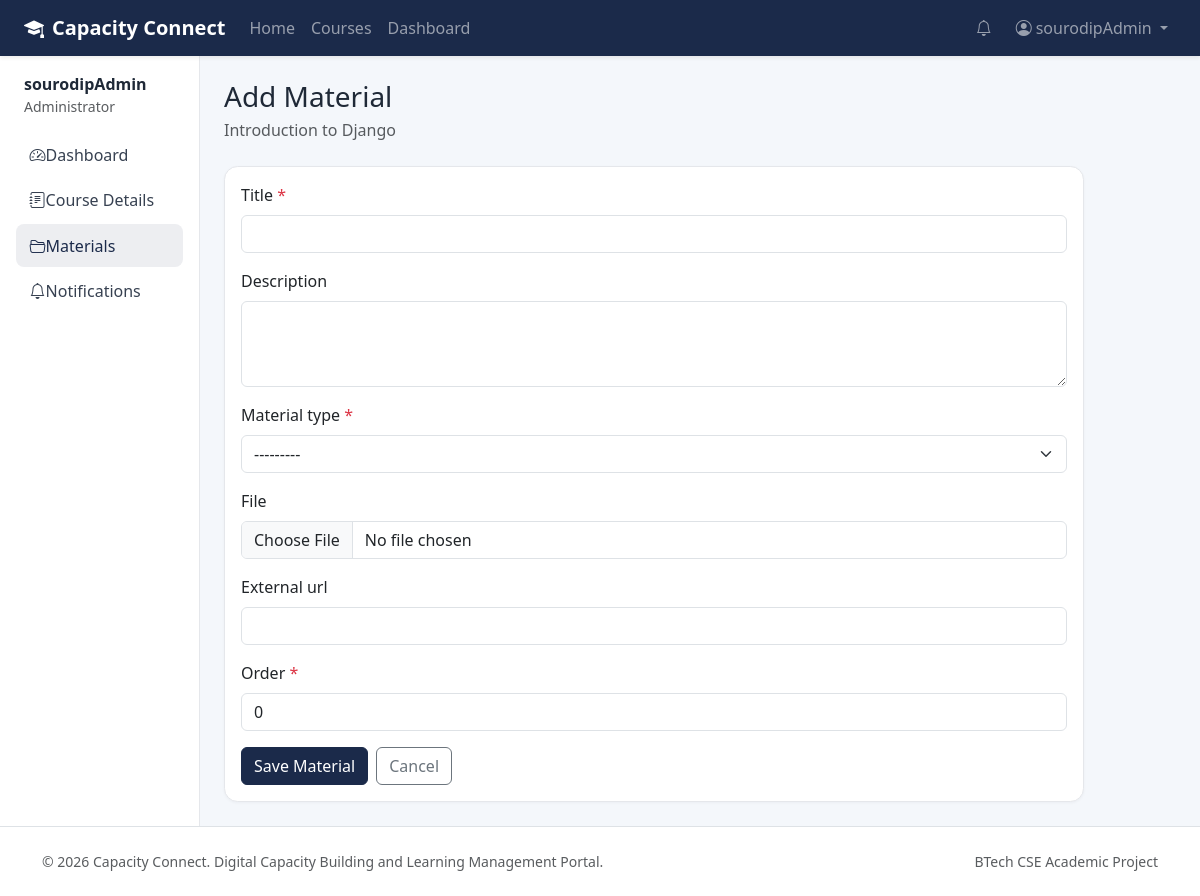
Screenshot of /materials/course/1/add/ (signed in) with the database file from the repository.
### accounts/models.py (models this page shows, shortened)
class User(AbstractUser):
    class Role(models.TextChoices):
        ADMIN = "ADMIN", "Administrator"
        TRAINER = "TRAINER", "Trainer"
        STUDENT = "STUDENT", "Student"
    role = models.CharField(max_length=20, choices=Role.choices, default=Role.STUDENT)
    email = models.EmailField(unique=True)
    class Meta:
        ordering = ["username"]

### courses/models.py (models this page shows, shortened)
class Course(models.Model):
    class Status(models.TextChoices):
        DRAFT = "DRAFT", "Draft"
        PUBLISHED = "PUBLISHED", "Published"
        ARCHIVED = "ARCHIVED", "Archived"
    title = models.CharField(max_length=200)
    description = models.TextField()
    category = models.CharField(max_length=100)
    trainer = models.ForeignKey(
        settings.AUTH_USER_MODEL,
        on_delete=models.CASCADE,
        related_name="courses_taught",
    )
    status = models.CharField(max_length=20, choices=Status.choices, default=Status.DRAFT)
    thumbnail = models.ImageField(upload_to="course_thumbnails/", blank=True, null=True)
    created_at = models.DateTimeField(auto_now_add=True)
    updated_at = models.DateTimeField(auto_now=True)
    class Meta:
        ordering = ["-created_at"]
        constraints = [
            models.UniqueConstraint(
                fields=["trainer", "title"],
                name="unique_course_title_per_trainer",
            )
        ]

### materials/views.py (the view, shortened to what this page needs)
# urls.py: path("course/<int:course_pk>/add/", views.material_create, name="material_create"),
@role_required(User.Role.TRAINER, User.Role.ADMIN)
def material_create(request, course_pk):
    course = get_object_or_404(Course, pk=course_pk)
    if not _can_manage_course(request.user, course):
        messages.error(request, "You do not have permission to add materials to this course.")
        return redirect("courses:course_detail", pk=course.pk)
    form = LearningMaterialForm(request.POST or None, request.FILES or None)
    return render(request, "materials/material_form.html", {"form": form, "course": course, "title": "Add Material"})

### materials/forms.py (shortened to what this page needs)
class LearningMaterialForm(BootstrapFormMixin, forms.ModelForm):
    class Meta:
        model = LearningMaterial
        fields = ["title", "description", "material_type", "file", "external_url", "order"]
        widgets = {
            "description": forms.Textarea(attrs={"rows": 3}),
        }
    def __init__(self, *args, **kwargs):
        super().__init__(*args, **kwargs)
        self._apply_bootstrap()
        self.fields["file"].required = False
        self.fields["external_url"].required = False

### core/context_processors.py (called while the page is built)
def global_notifications(request):
    if request.user.is_authenticated:
        from notifications.models import Notification
        unread = Notification.objects.filter(recipient=request.user, is_read=False)
        return {
            "global_unread_notification_count": unread.count(),
            "global_recent_notifications": unread.select_related("sender")[:5],
        }
    return {"global_unread_notification_count": 0, "global_recent_notifications": []}

### materials/forms.py (called while the page is built)
    def _apply_bootstrap(self):
        for field in self.fields.values():
            widget = field.widget
            existing = widget.attrs.get("class", "")
            if isinstance(widget, forms.CheckboxInput):
                widget.attrs["class"] = f"{existing} form-check-input".strip()
            elif isinstance(widget, (forms.Select, forms.SelectMultiple)):
                widget.attrs["class"] = f"{existing} form-select".strip()
            elif isinstance(widget, forms.FileInput):
                widget.attrs["class"] = f"{existing} form-control".strip()
            else:
                widget.attrs["class"] = f"{existing} form-control".strip()

### materials/views.py (called while the page is built)
def _can_manage_course(user, course):
    return user.is_authenticated and (
        user.is_superuser or user.role == User.Role.ADMIN or course.trainer_id == user.id
    )

### templates/materials/material_form.html (shortened to what this page needs)
{% extends 'dashboard_base.html' %}
{% block sidebar %}
    <a class="nav-link" href="{% url 'accounts:dashboard_redirect' %}"><i class="bi bi-speedometer2"></i>Dashboard</a>
    <a class="nav-link" href="{% url 'courses:course_detail' course.pk %}"><i class="bi bi-journal-text"></i>Course Details</a>
    <a class="nav-link active" href="{% url 'materials:material_list' course.pk %}"><i class="bi bi-folder2-open"></i>Materials</a>
    <a class="nav-link" href="{% url 'notifications:notification_list' %}"><i class="bi bi-bell"></i>Notifications</a>
{% endblock %}
{% block content %}
<div class="page-header">
    <h1 class="h3 mb-1">{{ title }}</h1>
    <p class="text-muted mb-0">{{ course.title }}</p>
</div>
<div class="card" style="max-width:860px;">
    <div class="card-body">
        <form method="post" enctype="multipart/form-data" novalidate>
            {% include 'includes/form_fields.html' with form=form %}
            <div class="d-flex gap-2">
                <button type="submit" class="btn btn-primary">Save Material</button>
                <a href="{% url 'materials:material_list' course.pk %}" class="btn btn-outline-secondary">Cancel</a>
            </div>
        </form>
    </div>
</div>
{% endblock %}

### templates/dashboard_base.html (shortened to what this page needs)
{% extends 'base.html' %}
{% block nav_container_fluid %}-fluid px-4{% endblock %}
{% block page_wrapper %}
<div class="container-fluid px-0">
    <div class="row g-0">
        <aside class="col-lg-2 sidebar p-3">
            <div class="mb-3 px-2">
                <div class="fw-semibold">{{ user.get_full_name|default:user.username }}</div>
                <div class="small text-muted">{{ user.get_role_display }}</div>
            </div>
            <nav class="nav flex-column">
                {% block sidebar %}{% endblock %}
            </nav>
        </aside>
        <main class="col-lg-10 p-4">
            {% block content %}{% endblock %}
        </main>
    </div>
</div>
{% endblock %}

### templates/base.html (shortened to what this page needs)
{% load static %}
<!DOCTYPE html>
<html lang="en">
<head>
    <link href="https://cdn.jsdelivr.net/npm/bootstrap@5.3.3/dist/css/bootstrap.min.css" rel="stylesheet">
    <link href="https://cdn.jsdelivr.net/npm/bootstrap-icons@1.11.3/font/bootstrap-icons.min.css" rel="stylesheet">
    <link rel="stylesheet" href="{% static 'css/style.css' %}">
</head>
<body>
<nav class="navbar navbar-expand-lg navbar-dark bg-primary-dark sticky-top shadow-sm">
    <div class="container{% block nav_container_fluid %}{% endblock %}">
        <a class="navbar-brand fw-bold" href="{% url 'home' %}">
            <i class="bi bi-mortarboard-fill me-2"></i>Capacity Connect
        </a>
        <div class="collapse navbar-collapse" id="mainNav">
            <ul class="navbar-nav me-auto mb-2 mb-lg-0">
                <li class="nav-item"><a class="nav-link" href="{% url 'home' %}">Home</a></li>
                <li class="nav-item"><a class="nav-link" href="{% url 'courses:course_list' %}">Courses</a></li>
                {% if user.is_authenticated %}
                <li class="nav-item"><a class="nav-link" href="{% url 'accounts:dashboard_redirect' %}">Dashboard</a></li>
                {% endif %}
            </ul>
            <ul class="navbar-nav ms-auto align-items-lg-center">
                {% if user.is_authenticated %}
                <li class="nav-item me-2">
                    <a class="nav-link position-relative" href="{% url 'notifications:notification_list' %}">
                        <i class="bi bi-bell"></i>
                    </a>
                </li>
                <li class="nav-item dropdown">
                    <a class="nav-link dropdown-toggle" href="#" data-bs-toggle="dropdown">
                        <i class="bi bi-person-circle me-1"></i>{{ user.get_short_name|default:user.username }}
                    </a>
                </li>
                {% else %}
                <li class="nav-item"><a class="nav-link" href="{% url 'accounts:login' %}">Login</a></li>
                <li class="nav-item"><a class="btn btn-accent ms-lg-2" href="{% url 'accounts:register' %}">Register</a></li>
                {% endif %}
            </ul>
        </div>
    </div>
</nav>
{% block page_wrapper %}{% endblock %}
<footer class="footer py-4 mt-auto border-top">
    <div class="container d-flex flex-column flex-md-row justify-content-between align-items-center gap-2">
        <div class="text-muted small">&copy; {% now "Y" %} Capacity Connect. Digital Capacity Building and Learning Management Portal.</div>
        <div class="small text-muted">BTech CSE Academic Project</div>
    </div>
</footer>
</body>
</html>

### static/css/style.css (style rules this page uses)
:root { --cc-primary: #1b2a4a; --cc-primary-soft: #243b66; --cc-accent: #14b8a6; --cc-accent-hover: #0d9488; --cc-bg: #f4f7fb; --cc-surface: #ffffff; --cc-text: #1f2937; --cc-muted: #6b7280; --cc-border: #e5e7eb; }
body { background: var(--cc-bg); color: var(--cc-text); min-height: 100vh; display: flex; flex-direction: column; }
.bg-primary-dark { background-color: var(--cc-primary) !important; }
.btn-primary { background: var(--cc-primary); border-color: var(--cc-primary); }
.card { border: 1px solid var(--cc-border); border-radius: 0.85rem; box-shadow: 0 1px 3px rgba(15, 23, 42, 0.04); }
.sidebar { background: #fff; border-right: 1px solid var(--cc-border); min-height: calc(100vh - 72px); }
.sidebar .nav-link { color: #374151; border-radius: 0.5rem; padding: 0.6rem 0.85rem; margin-bottom: 0.15rem; }
.sidebar .nav-link:hover, .sidebar .nav-link.active { background: rgba(27, 42, 74, 0.08); color: var(--cc-primary); font-weight: 500; }
.sidebar .nav-link i { width: 1.4rem; }
.page-header { margin-bottom: 1.5rem; }
.page-header h1, .page-header h2 { margin-bottom: 0.25rem; }
.footer { background: #fff; margin-top: auto; }

### rows the page displays
User: get_short_name "sourodipAdmin", get_full_name "sourodipAdmin", role "Administrator"
Course: title "Introduction to Django"

### other values shown
{{ title }} "Add Material"
{{ field.label }} "Title" "Description" "Material type" "File" "External url" "Order"
